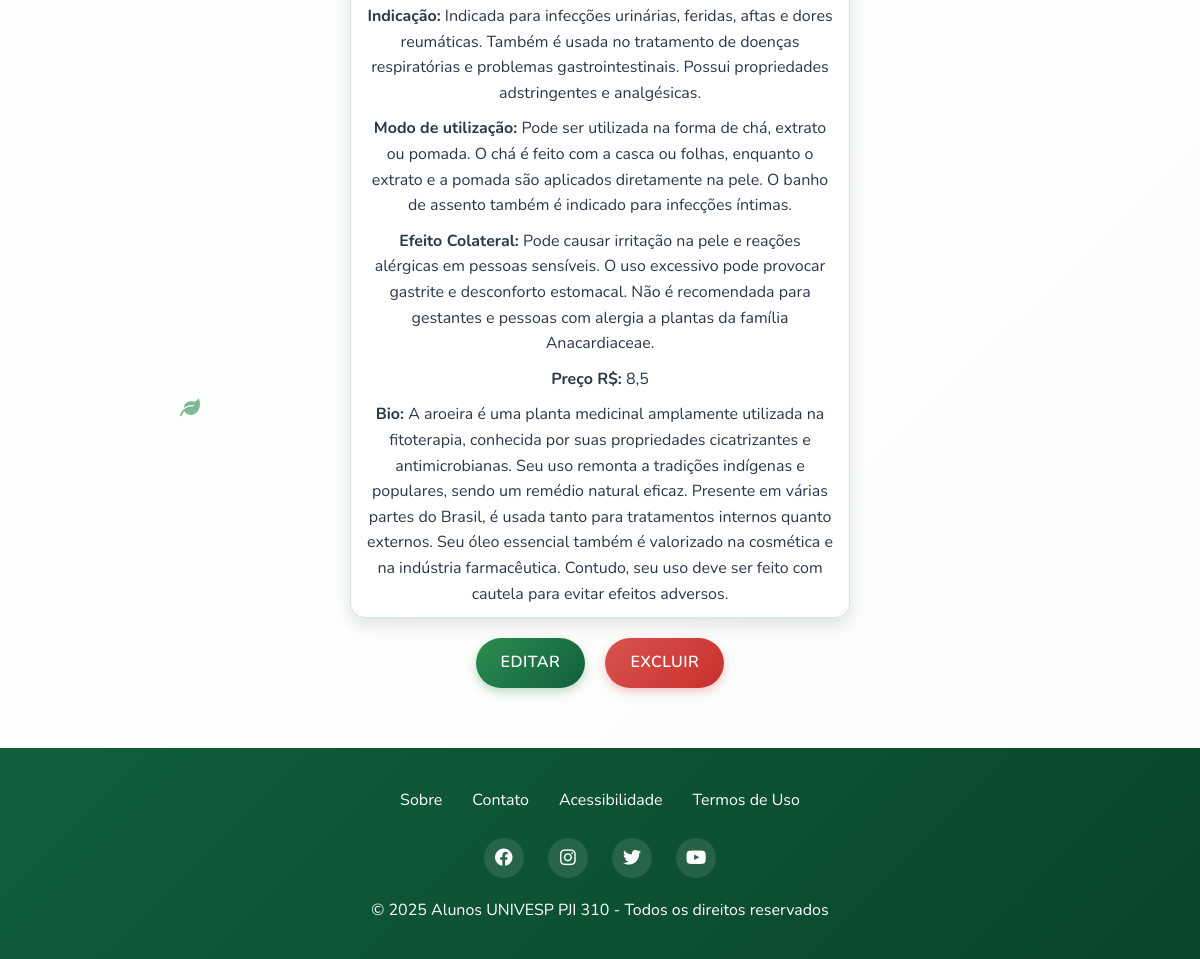
Before: /fitoterapico/10/ (signed in, lower part) with the older database file.
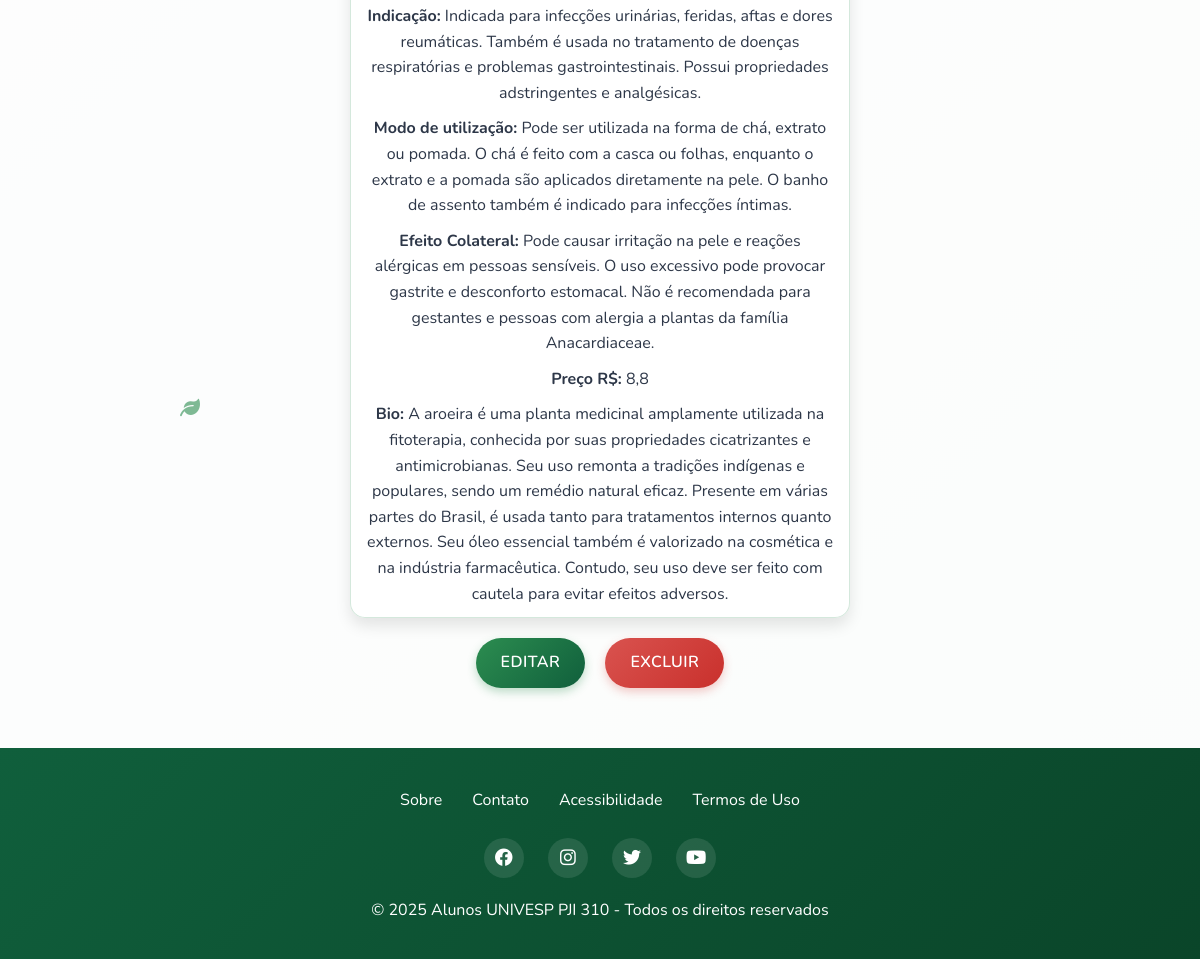
After: the same page with the newer database file.
### fitoterapico/models.py (models this page shows, shortened)
class Fitoterapico(models.Model):
    id = models.AutoField(primary_key=True)
    nome = models.CharField(max_length=100)
    tipo = models.ForeignKey(Tipo, on_delete=models.PROTECT, related_name='fitoterapico_tipo')
    especie = models.CharField(max_length=100)
    familia = models.CharField(max_length=100, blank=True, null=True)
    descricao = models.TextField()
    propriedades = models.TextField()
    indicacao = models.TextField()
    modo_uso = models.TextField()
    dosagem = models.CharField(max_length=100, blank=True, null=True)
    efeito_colateral = models.TextField(blank=True, null=True)
    preco = models.FloatField(blank=True, null=True, validators=[MinValueValidator(0)])
    foto = models.ImageField(upload_to='fitoterapico/', blank=True, null=True)
    bio = models.TextField(blank=True, null=True)
    class Meta:
        ordering = ['nome']

### fitoterapico/views.py (the view)
# urls.py: path('fitoterapico/<int:pk>/', FitoterapicoDetailView.as_view(), name='fitoterapico_detail'),
class FitoterapicoDetailView(DetailView):
    model = Fitoterapico
    template_name = 'fitoterapico_detail.html'

### fitoterapico/models.py (called while the page is built)
    def __str__(self):
        return self.nome

### fitoterapico/templates/fitoterapico_detail.html (shortened to what this page needs)
{% extends "base.html" %}
{% block content %}
  <div class="fitoterapico-card">
      <p><strong>Indicação:</strong> {{ object.indicacao }}</p>
      <p><strong>Modo de utilização:</strong> {{ object.modo_uso }}</p>
      <p><strong>Efeito Colateral:</strong> {{ object.efeito_colateral }}</p>
      <p><strong>Preço R$:</strong> {{ object.preco }}</p>
      {% if object.bio %}
        <p><strong>Bio:</strong> {{ object.bio }}</p>
      {% endif %}
  </div>
  {% if user.is_authenticated %}
  <div class="buttons-container">
    <a href="{% url 'fitoterapico_update' object.pk %}" class="btn btn-primary">Editar</a>
    <a href="{% url 'fitoterapico_delete' object.pk %}" class="btn btn-danger">Excluir</a>
  </div>
  {% endif %}
{% endblock %}

Changed rows visible on the page:
changed Fitoterapico: preco "8,5" → "8,8"
